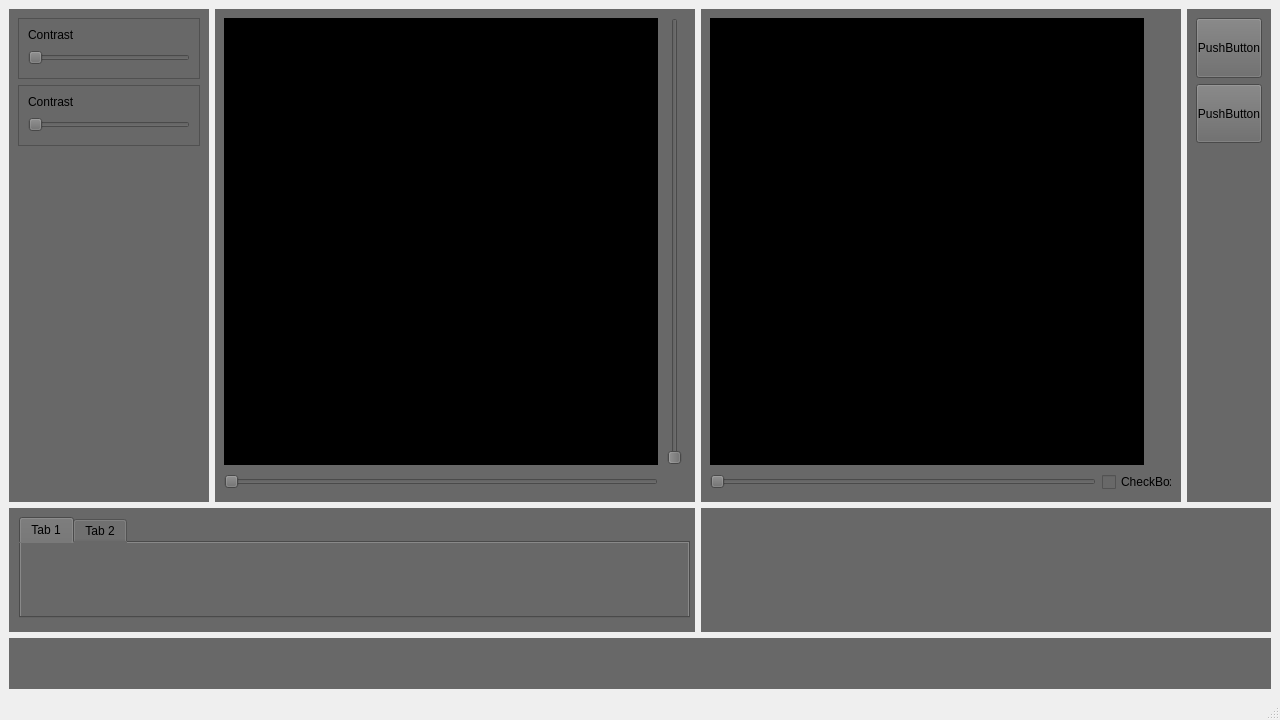
<?xml version="1.0" encoding="UTF-8"?>
<ui version="4.0">
 <class>MainWindow</class>
 <widget class="QMainWindow" name="MainWindow">
  <property name="geometry">
   <rect>
    <x>0</x>
    <y>0</y>
    <width>1280</width>
    <height>720</height>
   </rect>
  </property>
  <property name="sizePolicy">
   <sizepolicy hsizetype="Expanding" vsizetype="Expanding">
    <horstretch>0</horstretch>
    <verstretch>0</verstretch>
   </sizepolicy>
  </property>
  <property name="windowTitle">
   <string>MainWindow</string>
  </property>
  <widget class="QWidget" name="centralwidget">
   <property name="sizePolicy">
    <sizepolicy hsizetype="Expanding" vsizetype="Expanding">
     <horstretch>0</horstretch>
     <verstretch>0</verstretch>
    </sizepolicy>
   </property>
   <layout class="QGridLayout" name="gridLayout">
    <item row="0" column="3">
     <widget class="QWidget" name="widget_4" native="true">
      <property name="sizePolicy">
       <sizepolicy hsizetype="Preferred" vsizetype="Preferred">
        <horstretch>8</horstretch>
        <verstretch>48</verstretch>
       </sizepolicy>
      </property>
      <property name="minimumSize">
       <size>
        <width>84</width>
        <height>480</height>
       </size>
      </property>
      <property name="maximumSize">
       <size>
        <width>504</width>
        <height>2880</height>
       </size>
      </property>
      <property name="baseSize">
       <size>
        <width>0</width>
        <height>0</height>
       </size>
      </property>
      <property name="styleSheet">
       <string notr="true">background-color: rgb(104, 104, 104);</string>
      </property>
      <layout class="QVBoxLayout" name="verticalLayout_4">
       <item>
        <widget class="QPushButton" name="pushButton">
         <property name="sizePolicy">
          <sizepolicy hsizetype="Preferred" vsizetype="Preferred">
           <horstretch>6</horstretch>
           <verstretch>5</verstretch>
          </sizepolicy>
         </property>
         <property name="minimumSize">
          <size>
           <width>61</width>
           <height>51</height>
          </size>
         </property>
         <property name="maximumSize">
          <size>
           <width>366</width>
           <height>306</height>
          </size>
         </property>
         <property name="text">
          <string>PushButton</string>
         </property>
        </widget>
       </item>
       <item>
        <widget class="QPushButton" name="pushButton_2">
         <property name="sizePolicy">
          <sizepolicy hsizetype="Preferred" vsizetype="Preferred">
           <horstretch>6</horstretch>
           <verstretch>5</verstretch>
          </sizepolicy>
         </property>
         <property name="minimumSize">
          <size>
           <width>61</width>
           <height>51</height>
          </size>
         </property>
         <property name="maximumSize">
          <size>
           <width>366</width>
           <height>306</height>
          </size>
         </property>
         <property name="text">
          <string>PushButton</string>
         </property>
        </widget>
       </item>
       <item>
        <spacer name="verticalSpacer_2">
         <property name="orientation">
          <enum>Qt::Vertical</enum>
         </property>
         <property name="sizeType">
          <enum>QSizePolicy::Preferred</enum>
         </property>
         <property name="sizeHint" stdset="0">
          <size>
           <width>20</width>
           <height>350</height>
          </size>
         </property>
        </spacer>
       </item>
      </layout>
     </widget>
    </item>
    <item row="0" column="1">
     <widget class="QWidget" name="widget_2" native="true">
      <property name="sizePolicy">
       <sizepolicy hsizetype="Preferred" vsizetype="Preferred">
        <horstretch>48</horstretch>
        <verstretch>48</verstretch>
       </sizepolicy>
      </property>
      <property name="minimumSize">
       <size>
        <width>480</width>
        <height>480</height>
       </size>
      </property>
      <property name="maximumSize">
       <size>
        <width>2880</width>
        <height>2880</height>
       </size>
      </property>
      <property name="baseSize">
       <size>
        <width>480</width>
        <height>480</height>
       </size>
      </property>
      <property name="styleSheet">
       <string notr="true">background-color: rgb(104, 104, 104);</string>
      </property>
      <layout class="QGridLayout" name="gridLayout_2">
       <item row="0" column="0">
        <widget class="QLabel" name="label_4">
         <property name="sizePolicy">
          <sizepolicy hsizetype="Preferred" vsizetype="Preferred">
           <horstretch>44</horstretch>
           <verstretch>44</verstretch>
          </sizepolicy>
         </property>
         <property name="minimumSize">
          <size>
           <width>434</width>
           <height>434</height>
          </size>
         </property>
         <property name="maximumSize">
          <size>
           <width>2604</width>
           <height>2604</height>
          </size>
         </property>
         <property name="styleSheet">
          <string notr="true">background-color: rgb(0, 0, 0);</string>
         </property>
         <property name="text">
          <string>TextLabel</string>
         </property>
        </widget>
       </item>
       <item row="0" column="1">
        <widget class="QSlider" name="verticalSlider">
         <property name="sizePolicy">
          <sizepolicy hsizetype="Preferred" vsizetype="Preferred">
           <horstretch>2</horstretch>
           <verstretch>43</verstretch>
          </sizepolicy>
         </property>
         <property name="minimumSize">
          <size>
           <width>22</width>
           <height>434</height>
          </size>
         </property>
         <property name="maximumSize">
          <size>
           <width>132</width>
           <height>2604</height>
          </size>
         </property>
         <property name="orientation">
          <enum>Qt::Vertical</enum>
         </property>
        </widget>
       </item>
       <item row="1" column="0">
        <widget class="QSlider" name="horizontalSlider_4">
         <property name="sizePolicy">
          <sizepolicy hsizetype="Preferred" vsizetype="Preferred">
           <horstretch>43</horstretch>
           <verstretch>2</verstretch>
          </sizepolicy>
         </property>
         <property name="minimumSize">
          <size>
           <width>434</width>
           <height>22</height>
          </size>
         </property>
         <property name="maximumSize">
          <size>
           <width>2604</width>
           <height>132</height>
          </size>
         </property>
         <property name="orientation">
          <enum>Qt::Horizontal</enum>
         </property>
        </widget>
       </item>
      </layout>
     </widget>
    </item>
    <item row="0" column="2">
     <widget class="QWidget" name="widget_3" native="true">
      <property name="sizePolicy">
       <sizepolicy hsizetype="Preferred" vsizetype="Preferred">
        <horstretch>48</horstretch>
        <verstretch>48</verstretch>
       </sizepolicy>
      </property>
      <property name="minimumSize">
       <size>
        <width>480</width>
        <height>480</height>
       </size>
      </property>
      <property name="maximumSize">
       <size>
        <width>2880</width>
        <height>2880</height>
       </size>
      </property>
      <property name="baseSize">
       <size>
        <width>480</width>
        <height>480</height>
       </size>
      </property>
      <property name="styleSheet">
       <string notr="true">background-color: rgb(104, 104, 104);</string>
      </property>
      <layout class="QGridLayout" name="gridLayout_3">
       <item row="5" column="2" alignment="Qt::AlignRight|Qt::AlignVCenter">
        <widget class="QCheckBox" name="checkBox">
         <property name="sizePolicy">
          <sizepolicy hsizetype="Preferred" vsizetype="Preferred">
           <horstretch>7</horstretch>
           <verstretch>2</verstretch>
          </sizepolicy>
         </property>
         <property name="minimumSize">
          <size>
           <width>70</width>
           <height>17</height>
          </size>
         </property>
         <property name="maximumSize">
          <size>
           <width>420</width>
           <height>102</height>
          </size>
         </property>
         <property name="text">
          <string>CheckBox</string>
         </property>
        </widget>
       </item>
       <item row="4" column="1">
        <widget class="QLabel" name="label_2">
         <property name="sizePolicy">
          <sizepolicy hsizetype="Preferred" vsizetype="Preferred">
           <horstretch>44</horstretch>
           <verstretch>44</verstretch>
          </sizepolicy>
         </property>
         <property name="minimumSize">
          <size>
           <width>434</width>
           <height>434</height>
          </size>
         </property>
         <property name="maximumSize">
          <size>
           <width>2604</width>
           <height>2604</height>
          </size>
         </property>
         <property name="styleSheet">
          <string notr="true">background-color: rgb(0, 0, 0);</string>
         </property>
         <property name="text">
          <string>TextLabel</string>
         </property>
        </widget>
       </item>
       <item row="5" column="1">
        <widget class="QSlider" name="horizontalSlider_5">
         <property name="sizePolicy">
          <sizepolicy hsizetype="Preferred" vsizetype="Preferred">
           <horstretch>38</horstretch>
           <verstretch>2</verstretch>
          </sizepolicy>
         </property>
         <property name="minimumSize">
          <size>
           <width>386</width>
           <height>22</height>
          </size>
         </property>
         <property name="maximumSize">
          <size>
           <width>2316</width>
           <height>132</height>
          </size>
         </property>
         <property name="orientation">
          <enum>Qt::Horizontal</enum>
         </property>
        </widget>
       </item>
      </layout>
     </widget>
    </item>
    <item row="1" column="0" colspan="2">
     <widget class="QWidget" name="widget_5" native="true">
      <property name="sizePolicy">
       <sizepolicy hsizetype="Preferred" vsizetype="Preferred">
        <horstretch>68</horstretch>
        <verstretch>12</verstretch>
       </sizepolicy>
      </property>
      <property name="minimumSize">
       <size>
        <width>686</width>
        <height>119</height>
       </size>
      </property>
      <property name="maximumSize">
       <size>
        <width>4116</width>
        <height>714</height>
       </size>
      </property>
      <property name="baseSize">
       <size>
        <width>686</width>
        <height>119</height>
       </size>
      </property>
      <property name="styleSheet">
       <string notr="true">background-color: rgb(104, 104, 104);</string>
      </property>
      <widget class="QTabWidget" name="tabWidget">
       <property name="geometry">
        <rect>
         <x>10</x>
         <y>9</y>
         <width>671</width>
         <height>101</height>
        </rect>
       </property>
       <property name="sizePolicy">
        <sizepolicy hsizetype="Preferred" vsizetype="Preferred">
         <horstretch>0</horstretch>
         <verstretch>0</verstretch>
        </sizepolicy>
       </property>
       <property name="minimumSize">
        <size>
         <width>671</width>
         <height>101</height>
        </size>
       </property>
       <property name="maximumSize">
        <size>
         <width>4026</width>
         <height>606</height>
        </size>
       </property>
       <widget class="QWidget" name="tab">
        <attribute name="title">
         <string>Tab 1</string>
        </attribute>
       </widget>
       <widget class="QWidget" name="tab_2">
        <attribute name="title">
         <string>Tab 2</string>
        </attribute>
       </widget>
      </widget>
     </widget>
    </item>
    <item row="2" column="0" colspan="4">
     <widget class="QWidget" name="widget_7" native="true">
      <property name="sizePolicy">
       <sizepolicy hsizetype="Preferred" vsizetype="Preferred">
        <horstretch>126</horstretch>
        <verstretch>5</verstretch>
       </sizepolicy>
      </property>
      <property name="minimumSize">
       <size>
        <width>1262</width>
        <height>50</height>
       </size>
      </property>
      <property name="maximumSize">
       <size>
        <width>7572</width>
        <height>300</height>
       </size>
      </property>
      <property name="baseSize">
       <size>
        <width>1262</width>
        <height>50</height>
       </size>
      </property>
      <property name="styleSheet">
       <string notr="true">background-color: rgb(104, 104, 104);</string>
      </property>
     </widget>
    </item>
    <item row="1" column="2" colspan="2">
     <widget class="QWidget" name="widget_6" native="true">
      <property name="sizePolicy">
       <sizepolicy hsizetype="Preferred" vsizetype="Preferred">
        <horstretch>57</horstretch>
        <verstretch>12</verstretch>
       </sizepolicy>
      </property>
      <property name="minimumSize">
       <size>
        <width>570</width>
        <height>119</height>
       </size>
      </property>
      <property name="maximumSize">
       <size>
        <width>3420</width>
        <height>714</height>
       </size>
      </property>
      <property name="baseSize">
       <size>
        <width>570</width>
        <height>119</height>
       </size>
      </property>
      <property name="styleSheet">
       <string notr="true">background-color: rgb(104, 104, 104);</string>
      </property>
     </widget>
    </item>
    <item row="0" column="0">
     <widget class="QWidget" name="widget" native="true">
      <property name="sizePolicy">
       <sizepolicy hsizetype="Preferred" vsizetype="Preferred">
        <horstretch>20</horstretch>
        <verstretch>48</verstretch>
       </sizepolicy>
      </property>
      <property name="minimumSize">
       <size>
        <width>200</width>
        <height>480</height>
       </size>
      </property>
      <property name="maximumSize">
       <size>
        <width>16777215</width>
        <height>16777215</height>
       </size>
      </property>
      <property name="baseSize">
       <size>
        <width>200</width>
        <height>480</height>
       </size>
      </property>
      <property name="styleSheet">
       <string notr="true">background-color: rgb(104, 104, 104);</string>
      </property>
      <layout class="QVBoxLayout" name="verticalLayout_3">
       <item>
        <widget class="QFrame" name="frame">
         <property name="sizePolicy">
          <sizepolicy hsizetype="Preferred" vsizetype="Preferred">
           <horstretch>18</horstretch>
           <verstretch>1</verstretch>
          </sizepolicy>
         </property>
         <property name="minimumSize">
          <size>
           <width>182</width>
           <height>61</height>
          </size>
         </property>
         <property name="maximumSize">
          <size>
           <width>1032</width>
           <height>366</height>
          </size>
         </property>
         <property name="frameShape">
          <enum>QFrame::StyledPanel</enum>
         </property>
         <property name="frameShadow">
          <enum>QFrame::Raised</enum>
         </property>
         <layout class="QVBoxLayout" name="verticalLayout_2">
          <item>
           <widget class="QLabel" name="label">
            <property name="sizePolicy">
             <sizepolicy hsizetype="Preferred" vsizetype="Preferred">
              <horstretch>16</horstretch>
              <verstretch>4</verstretch>
             </sizepolicy>
            </property>
            <property name="minimumSize">
             <size>
              <width>161</width>
              <height>13</height>
             </size>
            </property>
            <property name="maximumSize">
             <size>
              <width>976</width>
              <height>78</height>
             </size>
            </property>
            <property name="text">
             <string>Contrast</string>
            </property>
           </widget>
          </item>
          <item>
           <widget class="QSlider" name="horizontalSlider">
            <property name="sizePolicy">
             <sizepolicy hsizetype="Preferred" vsizetype="Preferred">
              <horstretch>16</horstretch>
              <verstretch>1</verstretch>
             </sizepolicy>
            </property>
            <property name="minimumSize">
             <size>
              <width>162</width>
              <height>22</height>
             </size>
            </property>
            <property name="maximumSize">
             <size>
              <width>972</width>
              <height>132</height>
             </size>
            </property>
            <property name="orientation">
             <enum>Qt::Horizontal</enum>
            </property>
           </widget>
          </item>
         </layout>
        </widget>
       </item>
       <item>
        <widget class="QFrame" name="frame_2">
         <property name="sizePolicy">
          <sizepolicy hsizetype="Preferred" vsizetype="Preferred">
           <horstretch>18</horstretch>
           <verstretch>1</verstretch>
          </sizepolicy>
         </property>
         <property name="minimumSize">
          <size>
           <width>182</width>
           <height>61</height>
          </size>
         </property>
         <property name="maximumSize">
          <size>
           <width>1032</width>
           <height>366</height>
          </size>
         </property>
         <property name="cursor">
          <cursorShape>ArrowCursor</cursorShape>
         </property>
         <property name="frameShape">
          <enum>QFrame::StyledPanel</enum>
         </property>
         <property name="frameShadow">
          <enum>QFrame::Raised</enum>
         </property>
         <property name="lineWidth">
          <number>0</number>
         </property>
         <property name="midLineWidth">
          <number>0</number>
         </property>
         <layout class="QVBoxLayout" name="verticalLayout">
          <item>
           <widget class="QLabel" name="label_3">
            <property name="sizePolicy">
             <sizepolicy hsizetype="Preferred" vsizetype="Preferred">
              <horstretch>16</horstretch>
              <verstretch>4</verstretch>
             </sizepolicy>
            </property>
            <property name="minimumSize">
             <size>
              <width>162</width>
              <height>13</height>
             </size>
            </property>
            <property name="maximumSize">
             <size>
              <width>976</width>
              <height>78</height>
             </size>
            </property>
            <property name="text">
             <string>Contrast</string>
            </property>
           </widget>
          </item>
          <item>
           <widget class="QSlider" name="horizontalSlider_3">
            <property name="sizePolicy">
             <sizepolicy hsizetype="Preferred" vsizetype="Preferred">
              <horstretch>16</horstretch>
              <verstretch>1</verstretch>
             </sizepolicy>
            </property>
            <property name="minimumSize">
             <size>
              <width>162</width>
              <height>22</height>
             </size>
            </property>
            <property name="maximumSize">
             <size>
              <width>972</width>
              <height>132</height>
             </size>
            </property>
            <property name="orientation">
             <enum>Qt::Horizontal</enum>
            </property>
           </widget>
          </item>
         </layout>
        </widget>
       </item>
       <item>
        <spacer name="verticalSpacer">
         <property name="orientation">
          <enum>Qt::Vertical</enum>
         </property>
         <property name="sizeType">
          <enum>QSizePolicy::Preferred</enum>
         </property>
         <property name="sizeHint" stdset="0">
          <size>
           <width>40</width>
           <height>350</height>
          </size>
         </property>
        </spacer>
       </item>
      </layout>
     </widget>
    </item>
   </layout>
  </widget>
  <widget class="QMenuBar" name="menubar">
   <property name="geometry">
    <rect>
     <x>0</x>
     <y>0</y>
     <width>1280</width>
     <height>21</height>
    </rect>
   </property>
  </widget>
  <widget class="QStatusBar" name="statusbar"/>
 </widget>
 <resources/>
 <connections/>
</ui>
